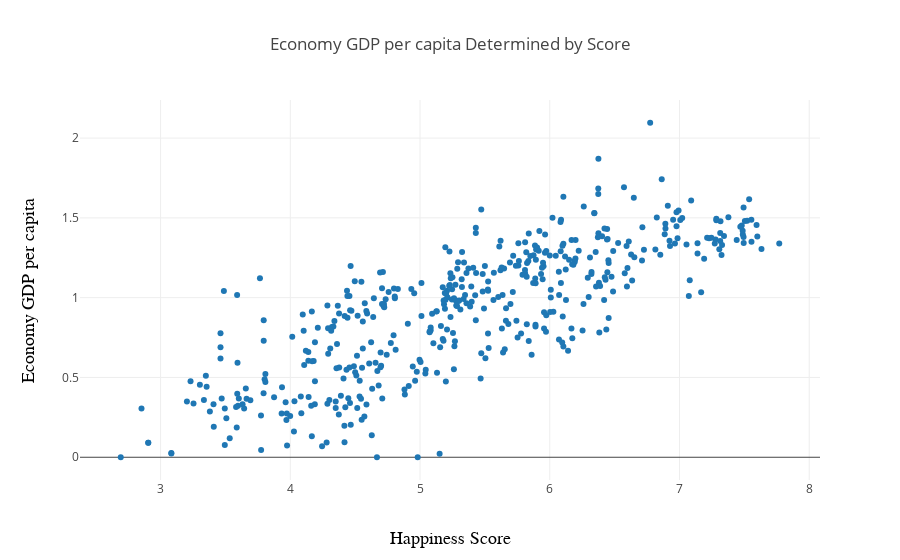

Notebook cell for this chart:
### Markdown cell above
Iš aukščiau gautos lentelės matome, kad didžiausia įtaka, iš nagrinėjamų duomenų, <u>Laimės Rodykliui</u> turi Ekonomika (GDP per capita), Sveikata bei Šeima (socialinė padėtis), o mažiausią - Pasitikėjimas Valdžia. 
<br><br>Žemiau pateiksiu grafiškai kelias koreliacijas.

### Code cell
trace4 = go.Scatter(
    x = happiness.Happiness_Score,
    y = happiness.Economy_GDP_per_capita,
    mode = 'markers')
data4 = [trace4]
layout = go.Layout(
    title='Economy GDP per capita Determined by Score',
    xaxis=dict(
        title='Happiness Score',
        titlefont=dict(
            family='Courier New, monospace',
            size=18,
            color='black'
        )),
    yaxis=dict(
        title='Economy GDP per capita',
        titlefont=dict(
            family='Courier New, monospace',
            size=18,
            color='black'
        )))
fig4 = go.Figure(data=data4, layout=layout)
iplot(fig4)

### Figure 1 — Plotly figure (JSON) as saved in the notebook; plotly's stock layout.template omitted (floating-point values rounded to 4 significant figures; data arrays with more than 128 entries replaced by an {"elided": "..."} marker saying what was removed)
{"data": [{"mode": "markers", "type": "scatter", "uid": "e222c541-ed4d-4d2d-a53a-9ccc33c5f7af", "x": {"elided": "467 float values"}, "y": {"elided": "467 float values"}}], "layout": {"title": {"text": "Economy GDP per capita Determined by Score"}, "xaxis": {"title": {"font": {"color": "black", "family": "Courier New, monospace", "size": 18}, "text": "Happiness Score"}}, "yaxis": {"title": {"font": {"color": "black", "family": "Courier New, monospace", "size": 18}, "text": "Economy GDP per capita"}}}}
